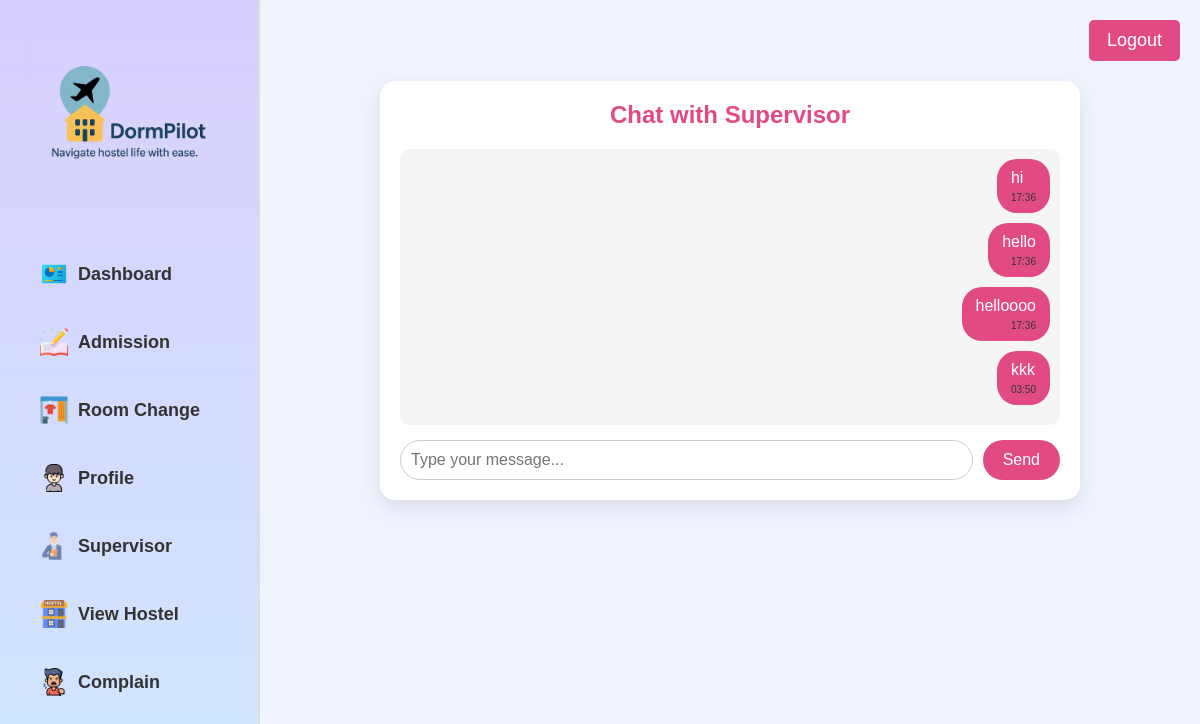
/supervisor.php (signed in), run on the app's committed database.
### tables this page shows
CREATE TABLE `messages` (
  `id` int(11) NOT NULL,
  `sender_id` int(11) NOT NULL,
  `receiver_id` int(11) NOT NULL,
  `message` text NOT NULL,
  `created_at` timestamp NOT NULL DEFAULT current_timestamp()
);

### supervisor.php (the view, shortened to what this page needs)
<?php
include "db.php";
$user_id = $_SESSION["user_id"];
$supervisor_id = 1;
$sql = "SELECT * FROM messages WHERE
        (sender_id='$user_id' AND receiver_id='$supervisor_id') OR
        (sender_id='$supervisor_id' AND receiver_id='$user_id')
        ORDER BY created_at ASC";
$result = mysqli_query($conn, $sql);
$messages = mysqli_fetch_all($result, MYSQLI_ASSOC);
?>
<!DOCTYPE html>
<html lang="en">
<head>
</head>
<body>
<div class="sidebar">
    <img src="logo.png" class="logo" alt="Logo">
    <a href="dashboard.php"><img src="icons/dashboard.png" class="menu-icon">Dashboard</a>
    <a href="admission.php"><img src="icons/admission.png" class="menu-icon">Admission</a>
    <a href="roomchange.php"><img src="icons/room.png" class="menu-icon">Room Change</a>
    <a href="profile.php"><img src="icons/profile.png" class="menu-icon">Profile</a>
    <a href="supervisor.php"><img src="icons/supervisor.png" class="menu-icon">Supervisor</a>
    <a href="hostel.php"><img src="icons/hostel.png" class="menu-icon">View Hostel</a>
    <a href="complain.php"><img src="icons/complain.png" class="menu-icon">Complain</a>
</div>
<div class="main-content">
    <div class="top-bar">
        <form action="logout.php" method="post">
            <button class="logout">Logout</button>
        </form>
    </div>
    <div class="chat-box">
        <h2>Chat with Supervisor</h2>
        <div class="messages-container" id="messagesContainer">
            <?php foreach($messages as $msg): ?>
                <div class="message <?php echo ($msg['sender_id']==$user_id) ? 'student' : 'supervisor'; ?>">
                    <?php echo htmlspecialchars($msg['message']); ?>
                    <div class="time"><?php echo date("H:i", strtotime($msg['created_at'])); ?></div>
                </div>
            <?php endforeach; ?>
        </div>
        <form id="chatForm" action="supervisor_process.php" method="post">
            <input type="text" name="message" placeholder="Type your message..." required autocomplete="off">
            <button type="submit">Send</button>
        </form>
    </div>
</div>
</body>
</html>

### supervisor.php (style rules this page uses)
* { box-sizing:border-box;margin:0;padding:0;font-family:Arial; }
body { display:flex;min-height:100vh;background:#f0f4ff; }
.sidebar { width:260px;background: linear-gradient(to bottom, #d9cfff, #cfe7ff); display:flex;flex-direction:column;align-items:center;padding:20px;border-right:2px solid #ddd; }
.sidebar img.logo { width:200px;margin-bottom:20px; }
.sidebar a { width:100%;display:flex;align-items:center;padding:14px 20px;text-decoration:none;color:#333;font-weight:bold;font-size:18px;border-radius:6px;margin:6px 0; }
.sidebar img.menu-icon { width:28px;margin-right:10px; }
.main-content { flex:1;padding:20px; }
.top-bar { display:flex;justify-content:flex-end;margin-bottom:20px; }
.logout { background:#e24a84;color:#fff;border:none;padding:10px 18px;font-size:18px;border-radius:5px;cursor:pointer; }
.chat-box { max-width:700px;margin:20px auto;background:#fff;padding:20px;border-radius:15px;box-shadow:0 8px 20px rgba(0,0,0,0.1); }
.chat-box h2 { text-align:center;color:#e24a84;margin-bottom:20px; }
.messages-container { max-height:400px;overflow-y:auto;padding:10px;background:#f5f5f5;border-radius:10px;margin-bottom:15px;display:flex;flex-direction:column; }
.message { padding:10px 14px;border-radius:20px;margin-bottom:10px;max-width:70%;position:relative;word-wrap: break-word; }
.student { background:#e24a84;color:#fff;align-self:flex-end; }
.message .time { font-size:10px;color:#333;margin-top:5px;text-align:right; }
#chatForm { display:flex; }
#chatForm input[type="text"] { flex:1;padding:10px;border-radius:20px;border:1px solid #ccc;font-size:16px; }
#chatForm button { padding:10px 20px;background:#e24a84;color:#fff;border:none;border-radius:20px;font-size:16px;margin-left:10px;cursor:pointer; }

### data on the page
messages: message "hi", created_at "17:36"
messages: message "hello", created_at "17:36"
messages: message "helloooo", created_at "17:36"
messages: message "kkk", created_at "03:50"
